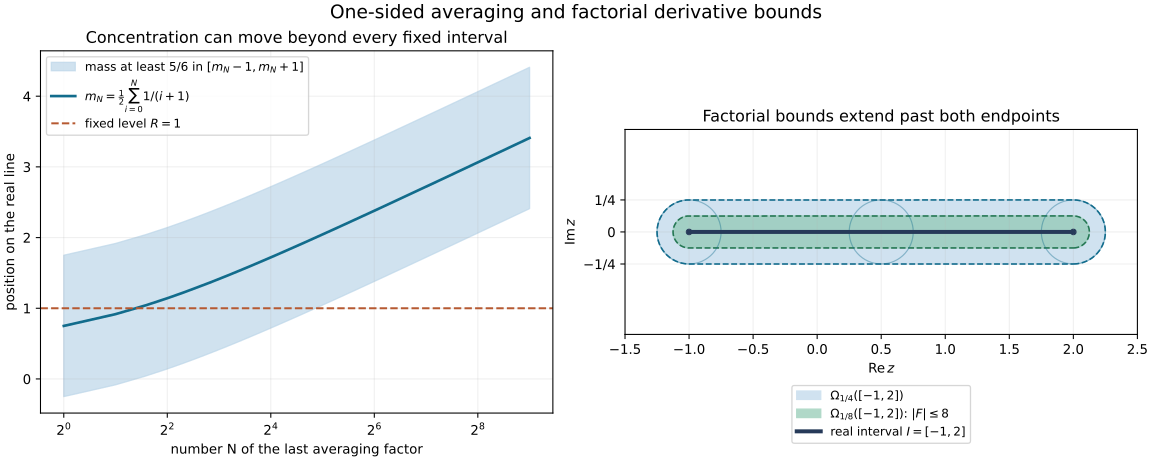

This chart was generated by the following Python code:
"""Exact moment bounds and complex extension domains, AN01-U150 and U151.

The plots show a proved mass interval and open domains, not sampled density
values or values of an unspecified holomorphic function.
Original figure by GPT-6 Astra (OpenAI), 2026; CC0.
Requires NumPy and Matplotlib; output is written beside this source.
"""
from pathlib import Path
import numpy as np
import matplotlib
matplotlib.use("Agg")
import matplotlib.pyplot as plt
matplotlib.rcParams["svg.hashsalt"]="AN01-escaping-averages-and-analytic-tubes"
root=Path(__file__).resolve().parent
fig,axes=plt.subplots(1,2,figsize=(12,4.8),layout="constrained")
N=np.arange(1,513)
widths=1/np.arange(1,514)
mean=np.cumsum(widths)[1:]/2
ax=axes[0]
ax.fill_between(N,mean-1,mean+1,color="#bcd6e9",alpha=.7,
                label=r"mass at least $5/6$ in $[m_N-1,m_N+1]$")
ax.plot(N,mean,color="#126c8c",lw=2,label=r"$m_N=\frac{1}{2}\sum_{i=0}^N 1/(i+1)$")
ax.axhline(1,color="#b65931",ls="--",lw=1.5,label=r"fixed level $R=1$")
ax.set_xscale("log",base=2)
ax.set(xlabel="number N of the last averaging factor",ylabel="position on the real line",
       title="Concentration can move beyond every fixed interval")
ax.legend(fontsize=9,loc="upper left")
ax.grid(alpha=.2)

def tube(a,b,r):
    right=np.linspace(-np.pi/2,np.pi/2,151)
    left=np.linspace(np.pi/2,3*np.pi/2,151)
    return (np.r_[b+r*np.cos(right),a+r*np.cos(left),b],
            np.r_[r*np.sin(right),r*np.sin(left),-r])
ax=axes[1]
for r,color,label in [(1/4,"#bcd6e9",r"$\Omega_{1/4}([-1,2])$"),
                      (1/8,"#8ec8b0",r"$\Omega_{1/8}([-1,2])$: $|F|\leq8$")]:
    x,y=tube(-1,2,r)
    ax.fill(x,y,color=color,alpha=.7,label=label)
    ax.plot(x,y,color="#126c8c" if r==.25 else "#257754",ls="--",lw=1.2)
theta=np.linspace(0,2*np.pi,241)
for center in [-1,.5,2]:
    ax.plot(center+.25*np.cos(theta),.25*np.sin(theta),color="#126c8c",alpha=.4,lw=.9)
ax.plot([-1,2],[0,0],color="#263a59",lw=3,label=r"real interval $I=[-1,2]$")
ax.scatter([-1,2],[0,0],color="#263a59",s=16)
ax.set(xlim=(-1.5,2.5),ylim=(-.8,.8),xlabel=r"$\operatorname{Re}z$",
       ylabel=r"$\operatorname{Im}z$",title="Factorial bounds extend past both endpoints")
ax.set_aspect("equal")
ax.set_yticks([-.25,0,.25],["−1/4","0","1/4"])
ax.legend(fontsize=9,loc="upper center",bbox_to_anchor=(.5,-.22))
ax.grid(alpha=.2)
fig.suptitle("One-sided averaging and factorial derivative bounds",fontsize=14)
for suffix in ["png","svg"]:
    target=root/f"escaping-averages-and-analytic-tubes.{suffix}"
    fig.savefig(target,dpi=160,metadata={"Date":None} if suffix=="svg" else None)
    if suffix=="svg":
        target.write_text("\n".join(line.rstrip() for line in target.read_text(encoding="utf-8").splitlines())+"\n",
                          encoding="utf-8",newline="\n")
